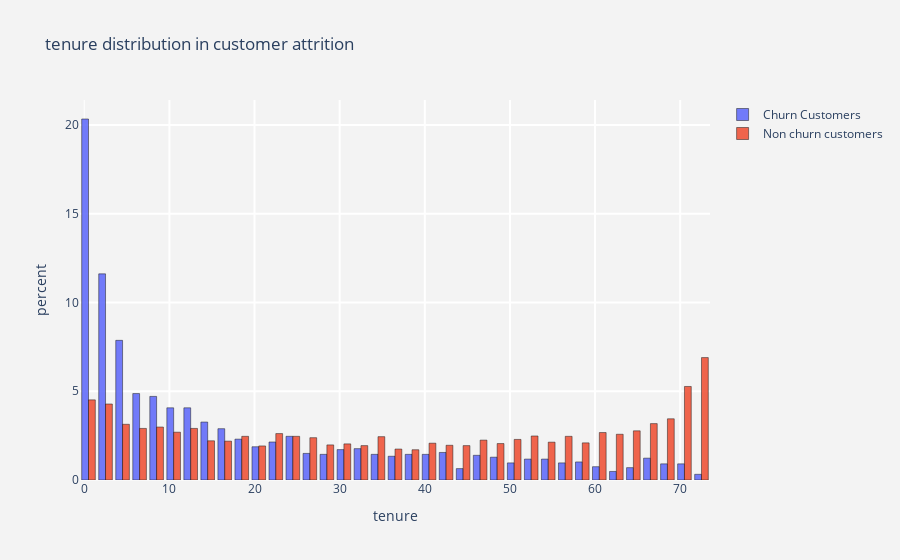
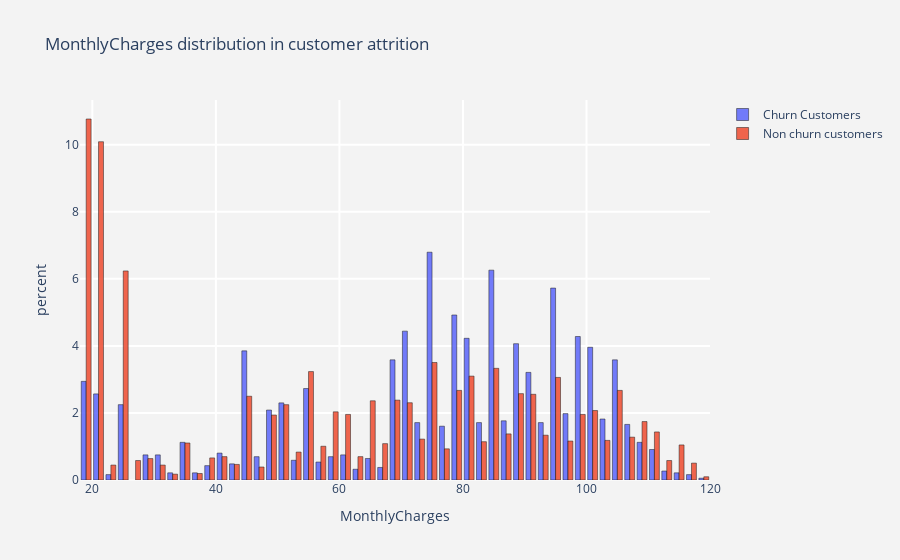
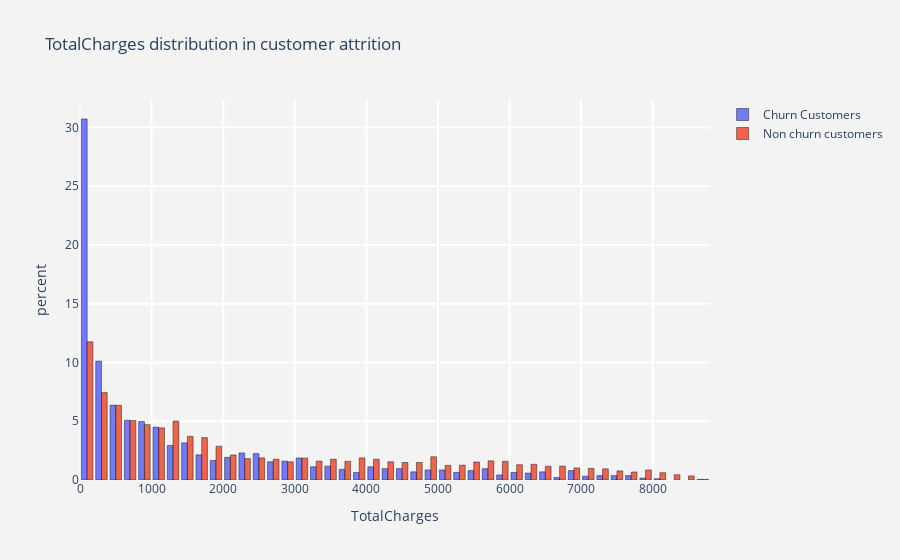

The notebook cell saved with these charts, in order:
### Code cell
for col in num_cols:
    plot_hist(col)

### Figure 1 — Plotly figure (JSON) as saved in the notebook; plotly's stock layout.template omitted (floating-point values rounded to 4 significant figures; data arrays with more than 128 entries replaced by an {"elided": "..."} marker saying what was removed)
{"data": [{"histnorm": "percent", "marker": {"line": {"color": "black", "width": 0.5}}, "name": "Churn Customers", "opacity": 0.9, "type": "histogram", "x": {"elided": "1869 int values"}}, {"histnorm": "percent", "marker": {"line": {"color": "black", "width": 0.5}}, "name": "Non churn customers", "opacity": 0.9, "type": "histogram", "x": {"elided": "5163 int values"}}], "layout": {"paper_bgcolor": "rgb(243,243,243)", "plot_bgcolor": "rgb(243,243,243)", "title": {"text": "tenure distribution in customer attrition "}, "xaxis": {"gridcolor": "rgb(255, 255, 255)", "gridwidth": 2, "ticklen": 5, "title": {"text": "tenure"}, "zerolinewidth": 1}, "yaxis": {"gridcolor": "rgb(255, 255, 255)", "gridwidth": 2, "ticklen": 5, "title": {"text": "percent"}, "zerolinewidth": 1}}}

### Figure 2 — Plotly figure (JSON) as saved in the notebook; plotly's stock layout.template omitted (floating-point values rounded to 4 significant figures; data arrays with more than 128 entries replaced by an {"elided": "..."} marker saying what was removed)
{"data": [{"histnorm": "percent", "marker": {"line": {"color": "black", "width": 0.5}}, "name": "Churn Customers", "opacity": 0.9, "type": "histogram", "x": {"elided": "1869 float values"}}, {"histnorm": "percent", "marker": {"line": {"color": "black", "width": 0.5}}, "name": "Non churn customers", "opacity": 0.9, "type": "histogram", "x": {"elided": "5163 float values"}}], "layout": {"paper_bgcolor": "rgb(243,243,243)", "plot_bgcolor": "rgb(243,243,243)", "title": {"text": "MonthlyCharges distribution in customer attrition "}, "xaxis": {"gridcolor": "rgb(255, 255, 255)", "gridwidth": 2, "ticklen": 5, "title": {"text": "MonthlyCharges"}, "zerolinewidth": 1}, "yaxis": {"gridcolor": "rgb(255, 255, 255)", "gridwidth": 2, "ticklen": 5, "title": {"text": "percent"}, "zerolinewidth": 1}}}

### Figure 3 — Plotly figure (JSON) as saved in the notebook; plotly's stock layout.template omitted (floating-point values rounded to 4 significant figures; data arrays with more than 128 entries replaced by an {"elided": "..."} marker saying what was removed)
{"data": [{"histnorm": "percent", "marker": {"line": {"color": "black", "width": 0.5}}, "name": "Churn Customers", "opacity": 0.9, "type": "histogram", "x": {"elided": "1869 float values"}}, {"histnorm": "percent", "marker": {"line": {"color": "black", "width": 0.5}}, "name": "Non churn customers", "opacity": 0.9, "type": "histogram", "x": {"elided": "5163 float values"}}], "layout": {"paper_bgcolor": "rgb(243,243,243)", "plot_bgcolor": "rgb(243,243,243)", "title": {"text": "TotalCharges distribution in customer attrition "}, "xaxis": {"gridcolor": "rgb(255, 255, 255)", "gridwidth": 2, "ticklen": 5, "title": {"text": "TotalCharges"}, "zerolinewidth": 1}, "yaxis": {"gridcolor": "rgb(255, 255, 255)", "gridwidth": 2, "ticklen": 5, "title": {"text": "percent"}, "zerolinewidth": 1}}}
